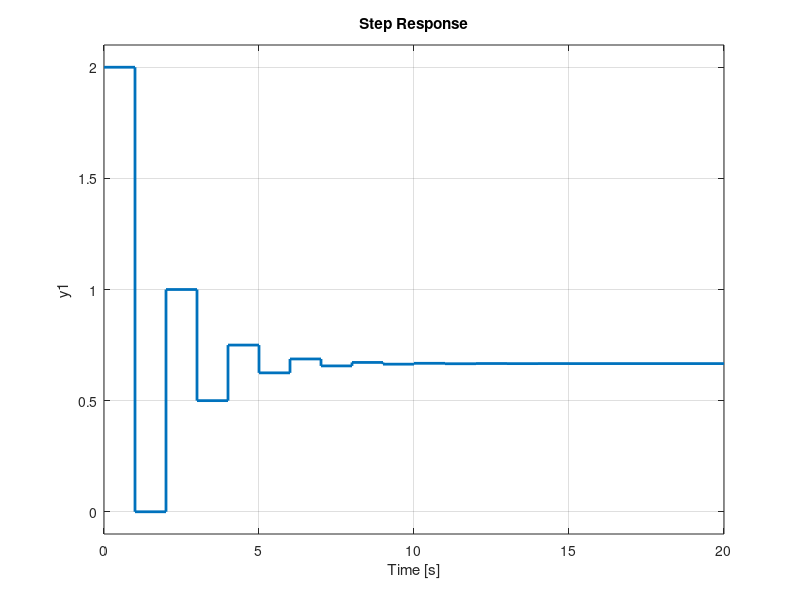
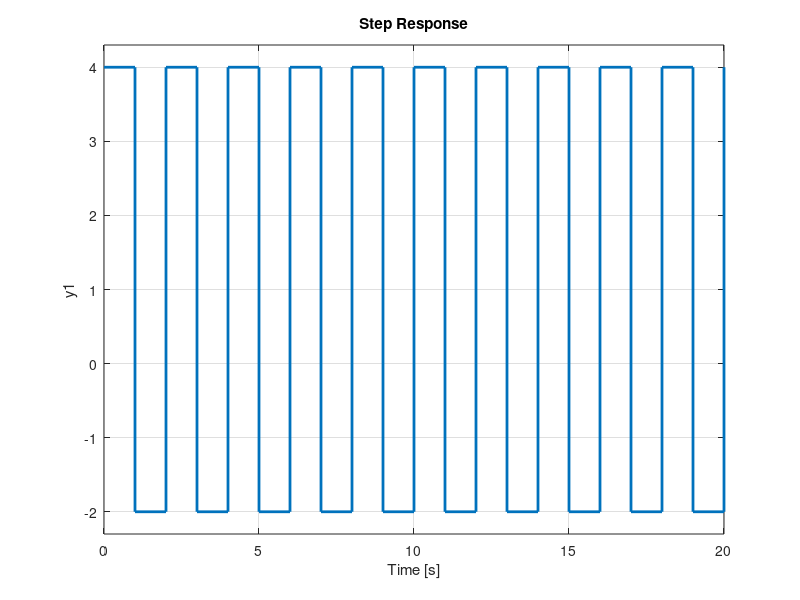
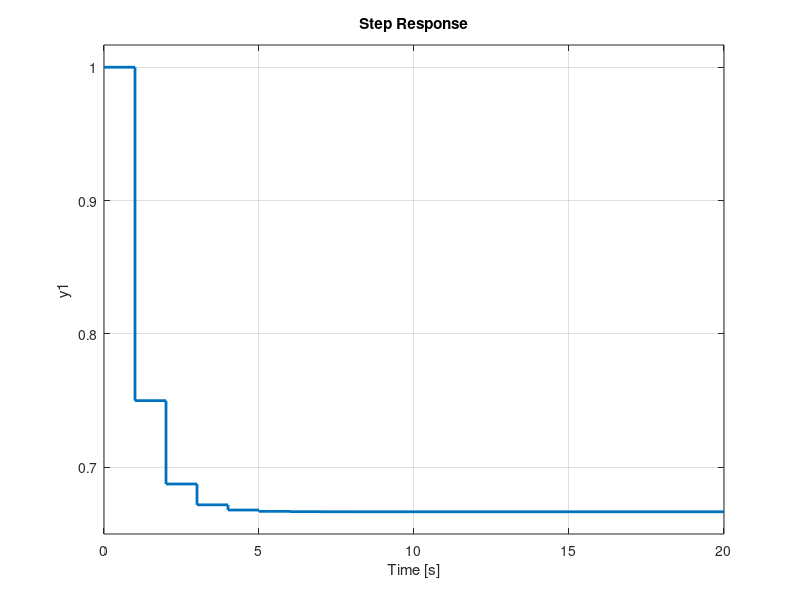
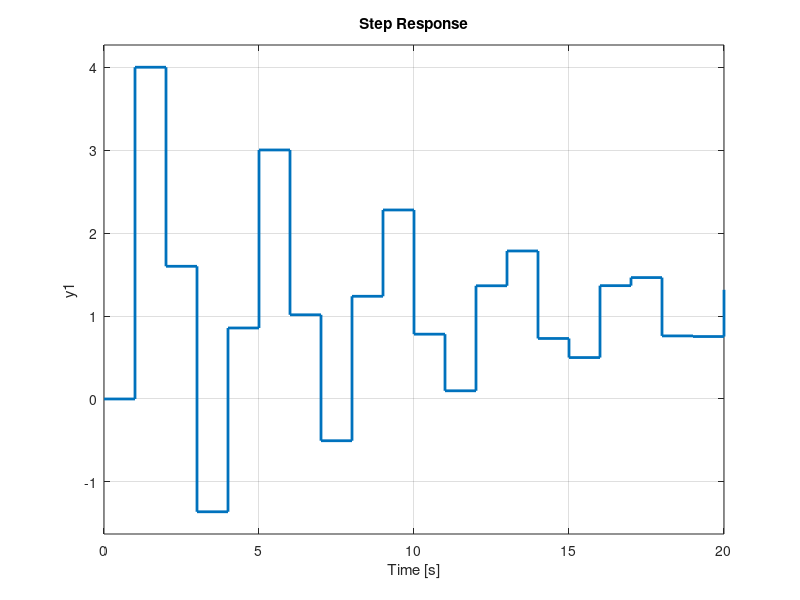

MATLAB code for these plots, in order:
% Problem 1 final exam MR2007 HT2016
G = tf([1], [1, 0, 0]);
%H = tf([1, 1], 2*[1, -2, 1], 1);






H = c2d(G, 1, 'zoh');

Fff = tf(2*[1, 0], [1, 1], 1);

Ffb0 = tf(2*[2, -1], [1, 1], 1);
Ffb1 = tf(2*[2, -1], [2, 1], 1);
Ffb2 = tf(2*[2, -1], [4, -1], 1);
Ffb3 = tf(2*[2, -1], [1, 0.1,0.8], 1);

systems = {Ffb1, Ffb0, Ffb2, Ffb3}

  
for i = 1:length(systems)
    sys = systems{i};
    figure(i)
    clf
    step(sys, 20)
    %xlim(k_limes(i,2:3))
    %ylim(k_limes(i,4:5))
    h = findobj(gcf, 'type', 'line')
    set(h, 'linewidth', 2)
    fname = sprintf('step-plot-%d', i)
    print(fname, '-dpdf')
end

% System from command signal to input signal
Hcu = Fff*feedback(1, H*Ffb0);
% System from command signal to output signal
Hc = Fff*feedback(H, Ffb0);

[u, tt] = step(Hcu, 20);
tc = linspace(0,20,20000);
uc = interp1(tt, u, tc, 'previous');

figure(6)
plot(tc, uc)

[yc] = lsim(G, uc, tc);
[yd, td] = step(Hc, 20);

figure(5)
clf
set(gcf, 'position', [100,100, 800, 300])
plot(tc, yc);
hold on
plot(td, yd, 'ro');
h = findobj(gcf, 'type', 'line')
set(h, 'linewidth', 2)
    
legend('Continuous output y(t)', 'Discrete output y(k)', 'Location', 'best')

print -dpdf p1_closed_loop_step.pdf
